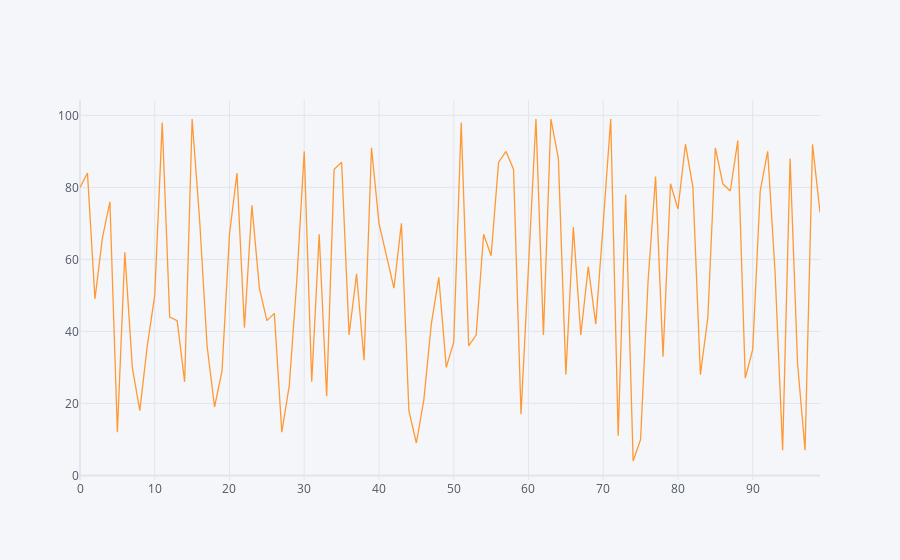

This figure's notebook cell:
### Code cell
df2.iplot()

### Figure 1 — Plotly figure (JSON) as saved in the notebook; plotly's stock layout.template omitted (floating-point values rounded to 4 significant figures)
{"data": [{"line": {"color": "rgba(255, 153, 51, 1.0)", "dash": "solid", "shape": "linear", "width": 1.3}, "mode": "lines", "name": "0", "text": "", "type": "scatter", "x": [0, 1, 2, 3, 4, 5, 6, 7, 8, 9, 10, 11, 12, 13, 14, 15, 16, 17, 18, 19, 20, 21, 22, 23, 24, 25, 26, 27, 28, 29, 30, 31, 32, 33, 34, 35, 36, 37, 38, 39, 40, 41, 42, 43, 44, 45, 46, 47, 48, 49, 50, 51, 52, 53, 54, 55, 56, 57, 58, 59, 60, 61, 62, 63, 64, 65, 66, 67, 68, 69, 70, 71, 72, 73, 74, 75, 76, 77, 78, 79, 80, 81, 82, 83, 84, 85, 86, 87, 88, 89, 90, 91, 92, 93, 94, 95, 96, 97, 98, 99], "y": [80, 84, 49, 66, 76, 12, 62, 30, 18, 36, 50, 98, 44, 43, 26, 99, 71, 36, 19, 29, 67, 84, 41, 75, 52, 43, 45, 12, 25, 54, 90, 26, 67, 22, 85, 87, 39, 56, 32, 91, 70, 61, 52, 70, 18, 9, 21, 42, 55, 30, 37, 98, 36, 39, 67, 61, 87, 90, 85, 17, 57, 99, 39, 99, 88, 28, 69, 39, 58, 42, 70, 99, 11, 78, 4, 10, 54, 83, 33, 81, 74, 92, 80, 28, 44, 91, 81, 79, 93, 27, 35, 79, 90, 56, 7, 88, 31, 7, 92, 73]}], "layout": {"legend": {"bgcolor": "#F5F6F9", "font": {"color": "#4D5663"}}, "paper_bgcolor": "#F5F6F9", "plot_bgcolor": "#F5F6F9", "title": {"font": {"color": "#4D5663"}}, "xaxis": {"gridcolor": "#E1E5ED", "showgrid": true, "tickfont": {"color": "#4D5663"}, "title": {"font": {"color": "#4D5663"}, "text": ""}, "zerolinecolor": "#E1E5ED"}, "yaxis": {"gridcolor": "#E1E5ED", "showgrid": true, "tickfont": {"color": "#4D5663"}, "title": {"font": {"color": "#4D5663"}, "text": ""}, "zerolinecolor": "#E1E5ED"}}}
